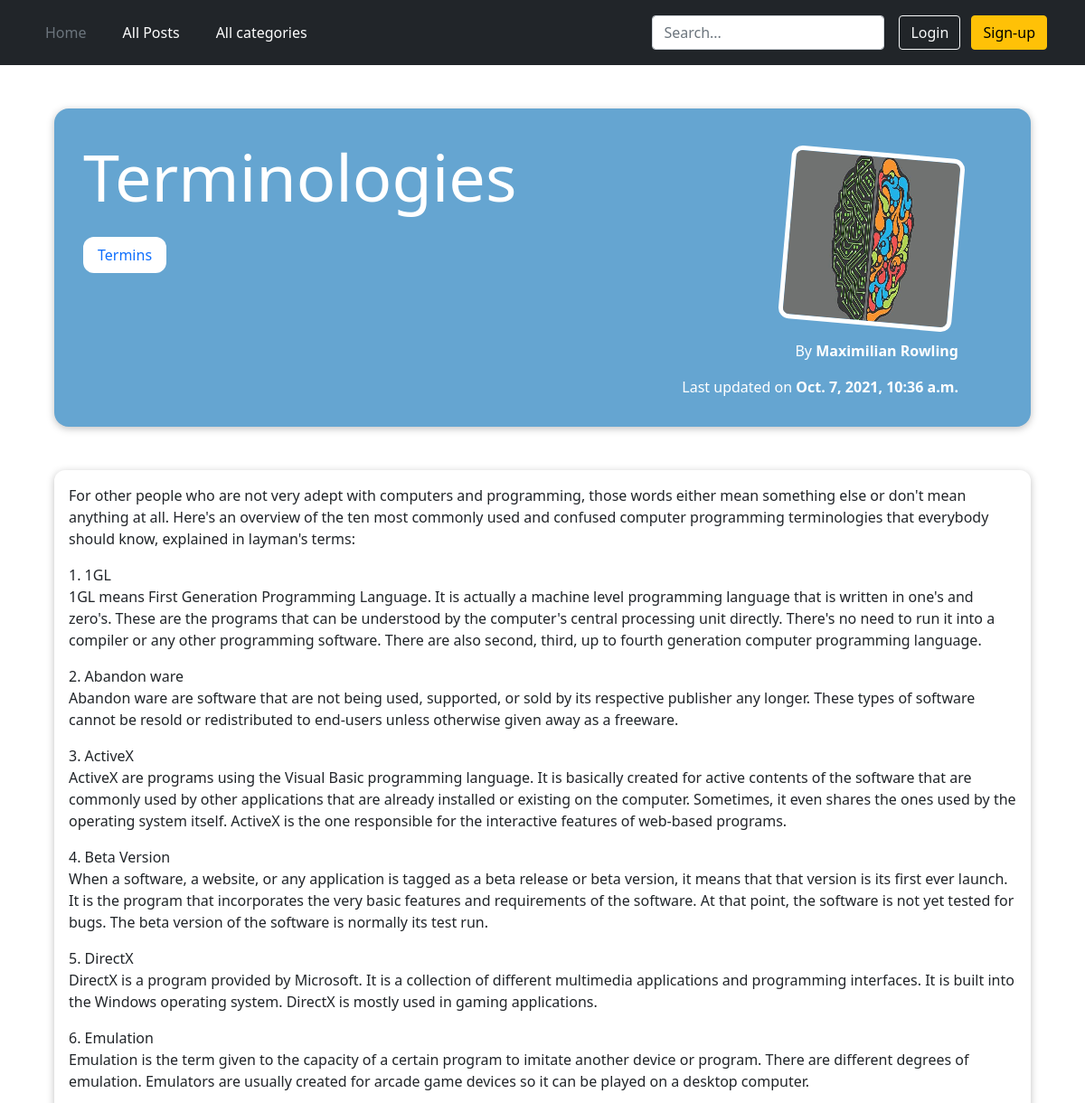
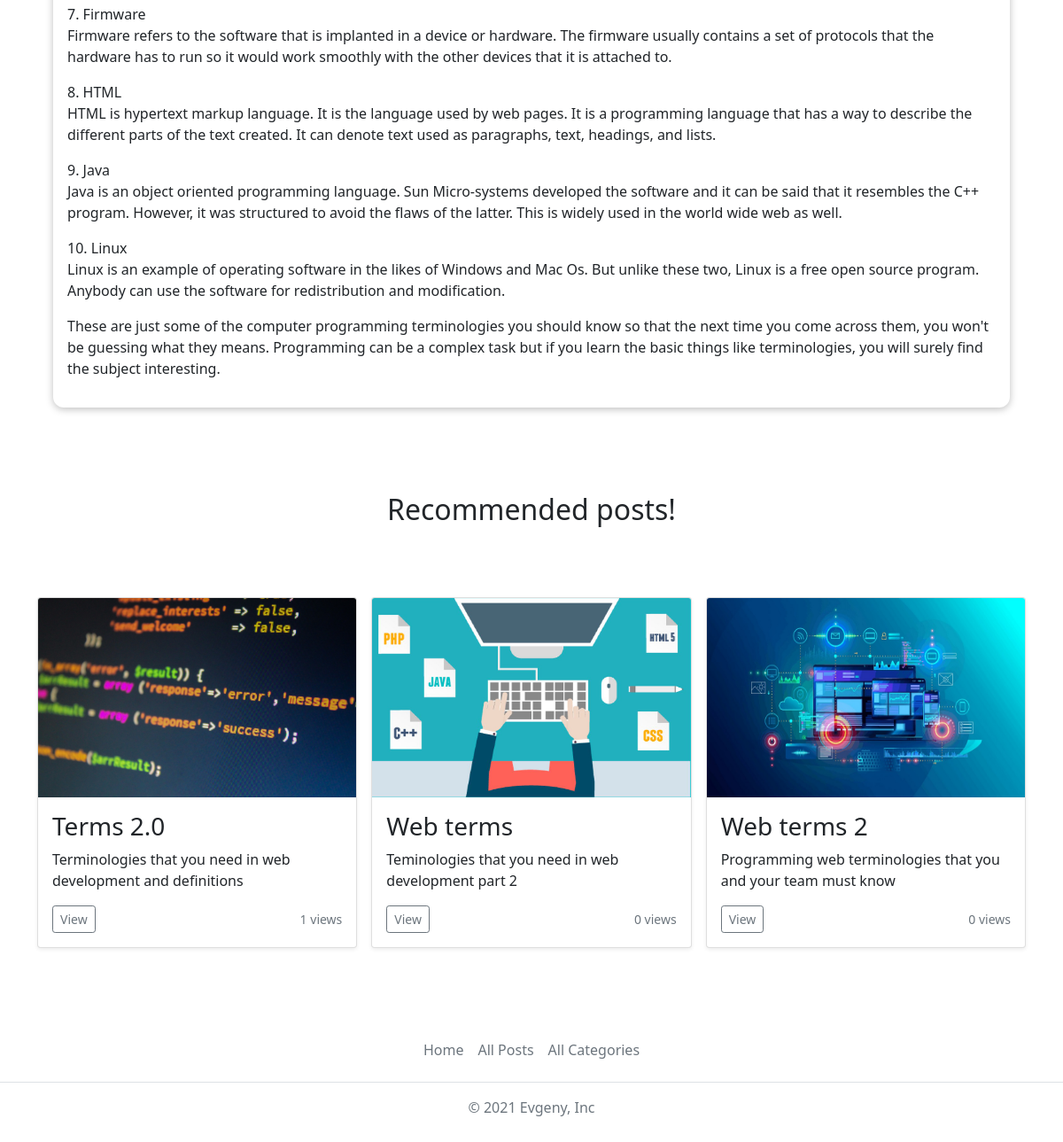
/posts/terminologies, run on the app's committed database (2 pictures, top to bottom).
### blog/models.py (models this page shows, shortened)
class Post(models.Model):
    title = models.CharField(max_length=20)
    views = models.IntegerField(default=0)
    excerpt = models.CharField(max_length=100)
    image = models.ImageField(upload_to='posts', null=True)
    date = models.DateField(auto_now=True)
    time = models.TimeField(auto_now=True, null=True)
    slug = models.SlugField(unique=True)
    content = models.TextField(validators=[MinLengthValidator(10)])
    author = models.ForeignKey(Author, on_delete=models.SET_NULL, null=True, related_name="posts")
    tags = models.ManyToManyField(Tag)

class Tag(models.Model):
    caption = models.CharField(max_length=10)
    slug = models.SlugField(unique=True, null=True)
    def __str__(self):
        return self.caption

class Author(models.Model):
    first_name = models.CharField(max_length=100)
    last_name = models.CharField(max_length=100)
    email = models.EmailField(max_length=150)
    def full_name(self):
        return f'{self.first_name} {self.last_name}'
    def __str__(self):
        return self.full_name()

### blog/views.py (the view, shortened to what this page needs)
# urls.py: path('posts/<slug:slug>', views.PostDetailView.as_view(), name='post-detail-page'),
class PostDetailView(View):
    def is_stored_post(self, request, post_id):
        read_later_post_list = request.session.get('read_later_post_list')
        if read_later_post_list is not None:
            is_saved_for_later = post_id in read_later_post_list
        else:
            is_saved_for_later = False
        return is_saved_for_later
    def get(self, request, slug):
        post = Post.objects.get(slug=slug)
        related_posts = Post.objects.filter(tags__in=post.tags.all()).exclude(slug=slug)[:3]
        try:
            if UserSeenPosts.objects.filter(post=post, user=request.user).exists():
                pass
            else:
                post.views += 1
                post.save()
                UserSeenPosts.objects.create(user=request.user, post=post)
        except:
            pass
        context = {
            'post': post,
            'post_tags': post.tags.all(),
            'related_posts': related_posts,
            'comment_form': CommentForm(),
            'all_comments': post.comments.all().order_by('-date', '-time'),
            'saved_for_later': self.is_stored_post(request, post.id)
        }
        return render(request, 'blog/post-detail.html', context)

### blog/forms.py
class CommentForm(forms.ModelForm):
    class Meta:
        model = Comment
        exclude = ['post']
        labels = {
            'user_text': 'Leave your comment:'
        }

### blog/templates/blog/post-detail.html (shortened to what this page needs)
{% extends 'base.html' %}
{% load static %}
{% block css_files %}
    <link rel="stylesheet" href="{% static 'blog/post-detail.css' %}">
{% endblock %}
{% block content%}
<section class="summary">
    <h2 class="summary_h2">{{ post.title }}</h2>
    <div class="tags">
        {% for tag in post_tags %}
            <div class="tag">
                <a href="{% url 'category-page' tag.slug %}">
                    {{ tag }}
                </a>
            </div>
        {% endfor %}
    </div>
    <article class="sum_article">
        <img src="{{ post.image.url }}" class="sum_article_img">
        <address>By <a href="mailto:{{ post.author.email }}" class="sum_a">{{ post.author }}</a></address>
        <div>
            Last updated on
            <time class="sum_time">{{ post.date }}, {{ post.time }}</time>
        </div>
    </article>
</section>
<main>
    {{ post.content|linebreaks }}
</main>
{% if related_posts %}
  <div class="album py-5">
    <h2 class="recommended-title">Recommended posts!</h2>
    <div class="container foo">
        <div class="row row-cols-1 row-cols-sm-2 row-cols-md-3 g-3">
            {% for post in related_posts %}
                {% include 'blog/includes/post.html' %}
            {% endfor %}
        </div>
    </div>
  </div>
{% endif %}
{% endblock %}

### blog/templates/blog/includes/post.html
{% load static %}
{% block css_files%}
    <link href="https://getbootstrap.com/docs/5.1/dist/css/bootstrap.min.css" rel="stylesheet">
{% endblock %}
 <div class="col">
  <div class="card shadow-sm">
      <img src="{{ post.image.url }}" class="bd-placeholder-img card-img-top" width="100%" height="225">
    <div class="card-body">
      <h3 class="card-text">{{ post.title }}</h3>
      <p class="card-text">{{ post.excerpt }}</p>
      <div class="d-flex justify-content-between align-items-center">
        <div class="btn-group">
            <a href="{% url 'post-detail-page' post.slug %}">
                <button type="button" class="btn btn-sm btn-outline-secondary">View</button>
            </a>
        </div>
        <small class="text-muted">{{ post.views }} views</small>
      </div>
    </div>
  </div>
 </div>

### static/base.css (style rules this page uses)
html { height: 100%; }
body { position: relative; }
.foo { margin-bottom: 200px; }

### blog/static/blog/post-detail.css (style rules this page uses)
body { background-color: #e7e7e7; }
.summary { margin: 3rem auto 3rem auto; padding: 2rem; width: 90%; max-width: 90rem; border-radius: 16px; background-color: #65A5D1; position: relative; box-shadow: 0 2px 8px rgba(0, 0, 0, 0.25); height: 22rem; }
.summary_h2 { color: white; font-size: 4.5rem; margin-bottom: 1.5rem; }
.sum_article { position: absolute; top: 2rem; right: 3rem; padding: 1rem 2rem; border-radius: 12px; text-align: right; color: white; }
.sum_article_img { width: 12rem; height: 12rem; border-radius: 12px; transform: rotateZ(5deg); border: 5px solid white; margin-bottom: 1rem; }
.sum_a { font-weight: bold; color: white; text-decoration: none; }
.sum_time { font-weight: bold; }
main { width: 90%; max-width: 90rem; margin: 3rem auto; background-color: white; padding: 1rem; border-radius: 12px; box-shadow: 0 2px 8px rgba(0, 0, 0, 0.25); }
.tags { display: flex; }
.tag { background-color: white; color: #390281; padding: 0.5rem 1rem; border-radius: 12px; margin-right: 1rem; }
.tag a { text-decoration: none; text-weight: bold; }
.recommended-title { text-align: center; margin-bottom: 5rem; }

### data on the page
Post: title "Terminologies", image (picture), author "Maximilian Rowling", date "Oct. 7, 2021", time "10:36 a.m.", content "For other people who are not very adept with computers and programming, those words either mean something else or don't mean anything at all. Here's an overview of the ten most commonly used and confused computer programming terminologies that everybody should know, explained in layman's terms: 1. 1GL 1GL means First Generation Programming Language. It is actually a machine level programming language that is written in one's and zero's. These are the programs that can be understood by the computer's central processing unit directly. There's no need to run it into a compiler or any other programming software. There are also second, third, up to fourth generation computer programming…"
Tag: caption "Termins"
Post: image (picture), title "Terms 2.0", excerpt "Terminologies that you need in web development and definitions", views "1"
Post: image (picture), title "Web terms", excerpt "Teminologies that you need in web development part 2", views "0"
Post: image (picture), title "Web terms 2", excerpt "Programming web terminologies that you and your team must know", views "0"
